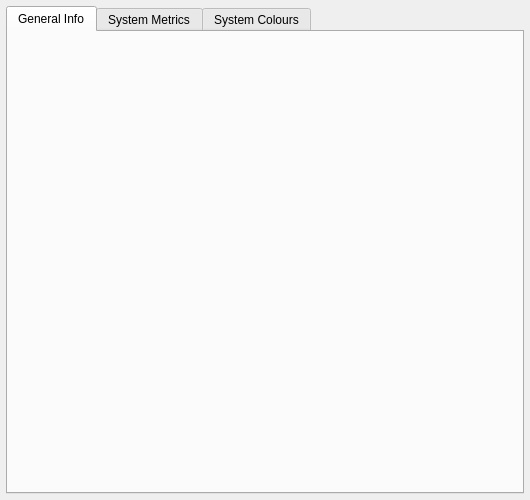
<?xml version="1.0" encoding="UTF-8"?>
<ui version="4.0">
 <class>SystemInfoDialog</class>
 <widget class="QDialog" name="SystemInfoDialog">
  <property name="geometry">
   <rect>
    <x>0</x>
    <y>0</y>
    <width>530</width>
    <height>500</height>
   </rect>
  </property>
  <property name="windowTitle">
   <string>System Info</string>
  </property>
  <layout class="QVBoxLayout" name="verticalLayout">
   <property name="leftMargin">
    <number>6</number>
   </property>
   <property name="topMargin">
    <number>6</number>
   </property>
   <property name="rightMargin">
    <number>6</number>
   </property>
   <property name="bottomMargin">
    <number>6</number>
   </property>
   <item>
    <widget class="QTabWidget" name="tabWidget">
     <property name="currentIndex">
      <number>0</number>
     </property>
     <widget class="SystemParametersPane" name="generalInfoTab">
      <attribute name="title">
       <string>General Info</string>
      </attribute>
      <layout class="QVBoxLayout" name="verticalLayout_4">
       <property name="spacing">
        <number>0</number>
       </property>
       <property name="leftMargin">
        <number>3</number>
       </property>
       <property name="topMargin">
        <number>3</number>
       </property>
       <property name="rightMargin">
        <number>3</number>
       </property>
       <property name="bottomMargin">
        <number>3</number>
       </property>
      </layout>
     </widget>
     <widget class="SystemMetricsPane" name="systemMetricsTab">
      <attribute name="title">
       <string>System Metrics</string>
      </attribute>
      <layout class="QVBoxLayout" name="verticalLayout_2">
       <property name="leftMargin">
        <number>3</number>
       </property>
       <property name="topMargin">
        <number>3</number>
       </property>
       <property name="rightMargin">
        <number>3</number>
       </property>
       <property name="bottomMargin">
        <number>3</number>
       </property>
      </layout>
     </widget>
     <widget class="SystemColoursPane" name="systemColoursTab">
      <attribute name="title">
       <string>System Colours</string>
      </attribute>
      <layout class="QVBoxLayout" name="verticalLayout_3">
       <property name="leftMargin">
        <number>3</number>
       </property>
       <property name="topMargin">
        <number>3</number>
       </property>
       <property name="rightMargin">
        <number>3</number>
       </property>
       <property name="bottomMargin">
        <number>3</number>
       </property>
      </layout>
     </widget>
    </widget>
   </item>
  </layout>
 </widget>
 <customwidgets>
  <customwidget>
   <class>SystemMetricsPane</class>
   <extends>QWidget</extends>
   <header>ui\SystemMetricsPane.h</header>
   <container>1</container>
  </customwidget>
  <customwidget>
   <class>SystemColoursPane</class>
   <extends>QWidget</extends>
   <header>ui\SystemColoursPane.h</header>
   <container>1</container>
  </customwidget>
  <customwidget>
   <class>SystemParametersPane</class>
   <extends>QWidget</extends>
   <header>ui\SystemParametersPane.h</header>
   <container>1</container>
  </customwidget>
 </customwidgets>
 <resources/>
 <connections/>
</ui>
